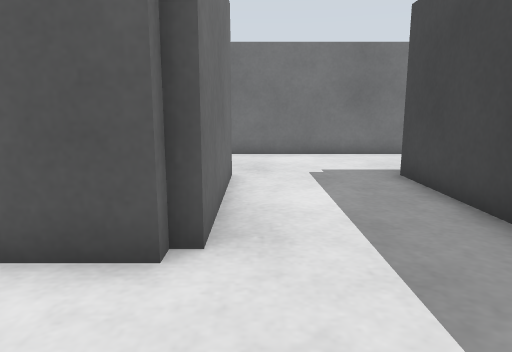
View 1 (above)

21 first-person views from a walk through a robot-simulator world made for Gazebo. The camera is 0.39 m above the floor, tilts 10° down and sees 70° across. The floor is counted in squares, 0.25 m on a side. Each view is taken from the middle of a square. On the plan, view 1 faces up. The plan holds only what a view shows up to about 16 squares ahead; the rest is blank. The place goes on beyond the plan.

View 2
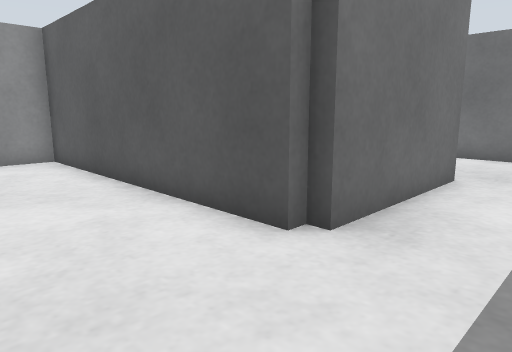

View 3
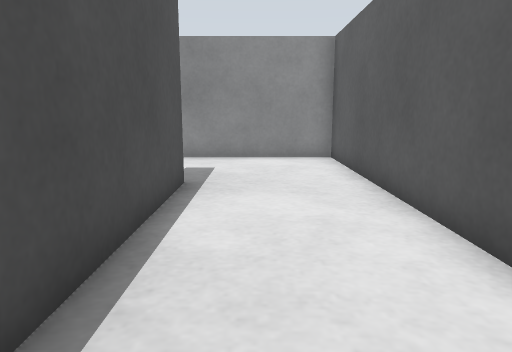

View 4
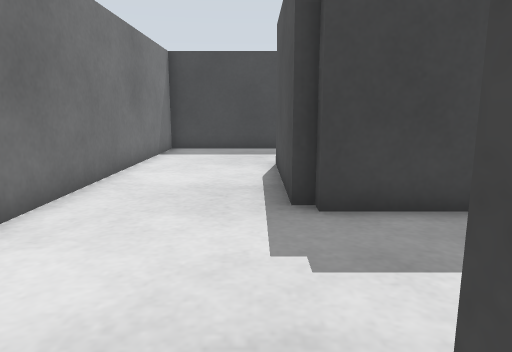

View 5
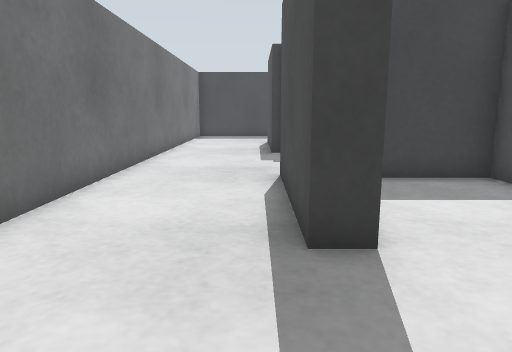

View 6
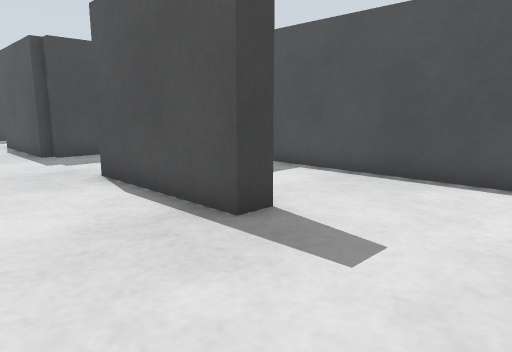

View 7
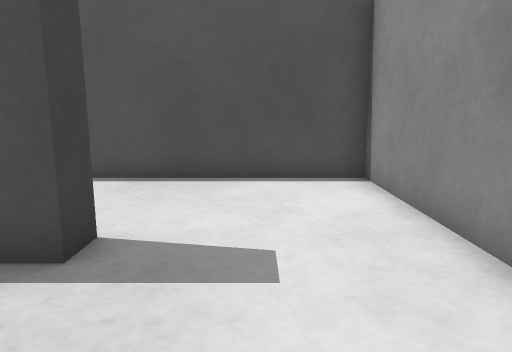

View 8
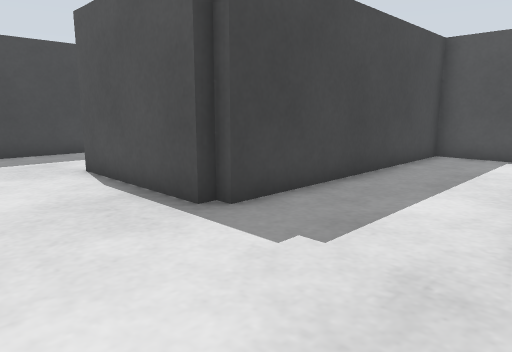

View 9
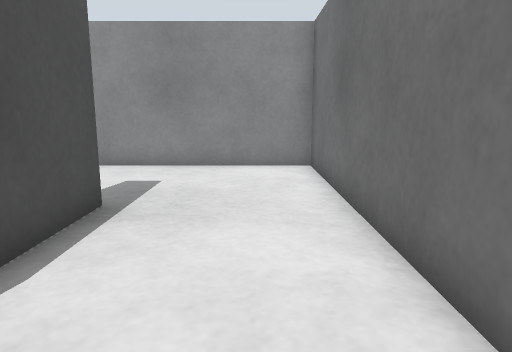

View 10
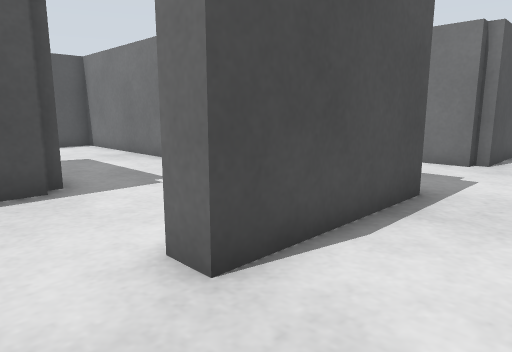

View 11
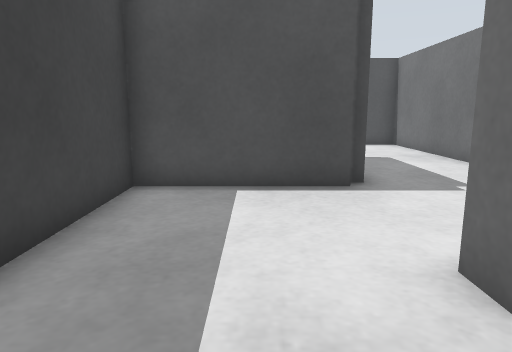

View 12
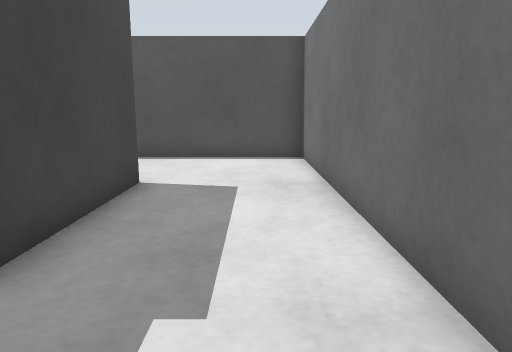

View 13
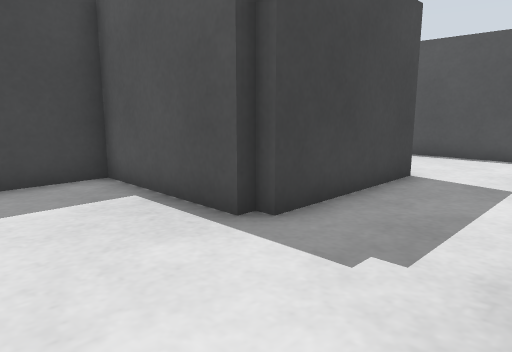

View 14
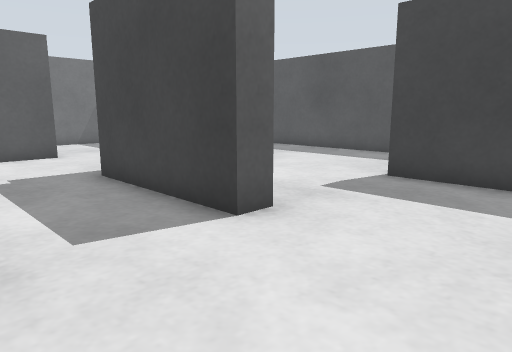

View 15
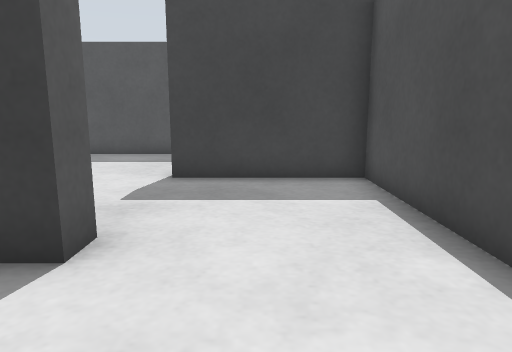

View 16
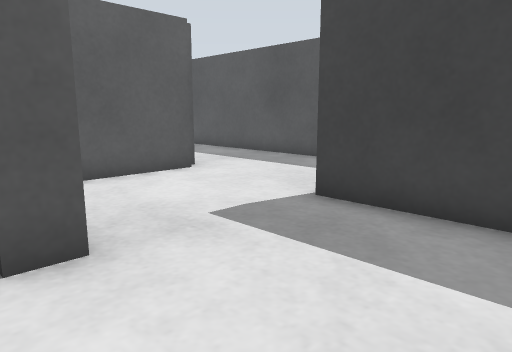

View 17
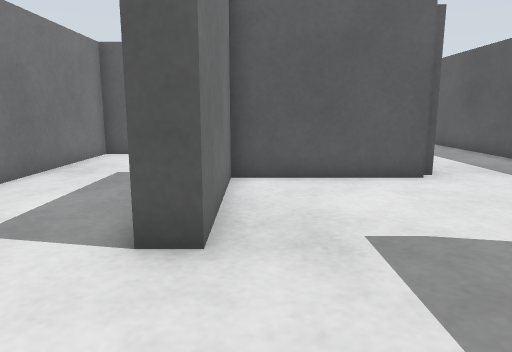

View 18
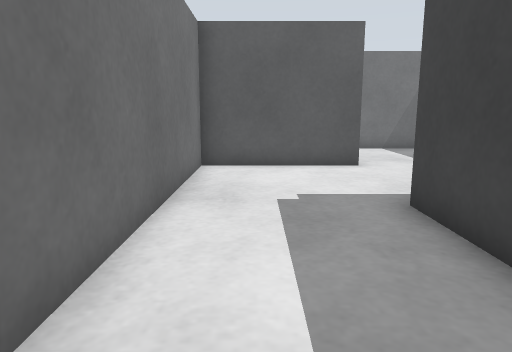

View 19
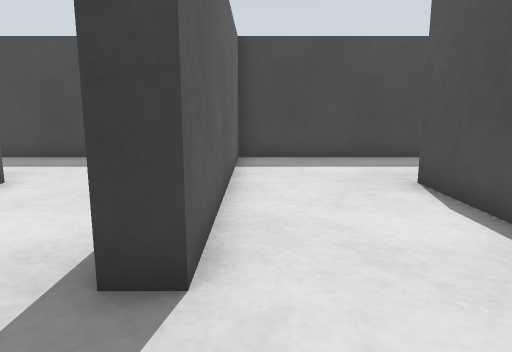

View 20
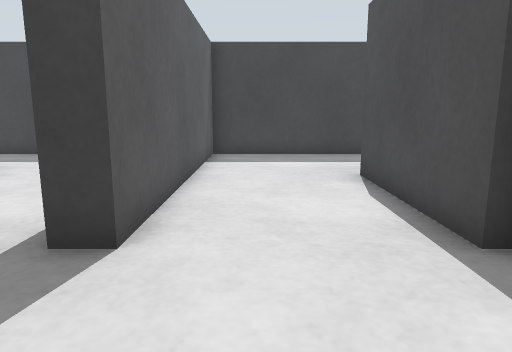

View 21
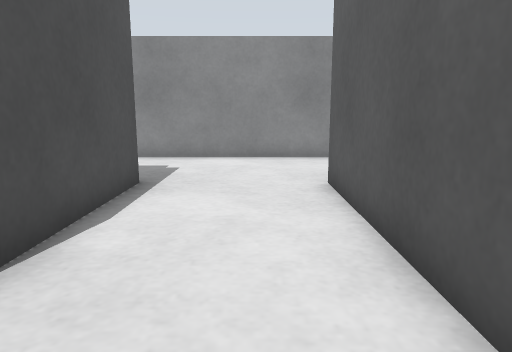

### Floor plan
Points are (right, up) in squares from view 1. A wall is a line through its corners. A room is listed if a view was taken in it or the views show most of it. See-through windows are left out.
Room 1 (views 1, 2, 3, 4, 5, 6, 7, 8, 9, 10, 11)
walls: (-6, 8.5) (-6, 9.4) (-1, 9.4) (-1, 9) (-0.6, 9) (-0.6, 4) (-1, 4) (-1, 3.6) (-10.6, 3.6) (-10.6, -1.6); (-6, -1.4) (-6, -0.6) (3.6, -0.6) (3.6, 9) (4, 9) (4, 9.4) (9, 9.4) (9, 8.6); (13.6, 8.4) (13.6, 13.6) (-10.6, 13.6) (-10.6, 8.4)
ways out: opening at (11, 9) to room 2; opening at (-8.5, -1) to room 4; opening at (-8.5, 9) to room 5
Room 2 (views 12, 13, 14, 15, 16, 18)
walls: (9.4, -1) (8.6, -1) (8.6, 4) (9, 4) (9, 4.4) (13.6, 4.4) (13.6, 8.4); (9, 8.6) (4.4, 8.6) (4.4, -5.6) (9.6, -5.6)
ways out: opening at (11, 9) to room 1; opening at (9, -3.5) to room 3
Room 3 (view 17)
walls: (9.6, -5.6) (13.6, -5.6) (13.6, -1); (14.1, 3.6) (9.4, 3.6) (9.4, -1)
ways out: opening at (9, -3.5) to room 2; opening at (14, 1)
Room 4 (views 19, 20, 21)
walls: (-6, -6) (-6, -5.6) (-1, -5.6); (-10.6, -1.6) (-10.6, -6.5); (3.6, -6.5) (3.6, -1.4) (-6, -1.4)
ways out: opening at (-8.5, -1) to room 1
Room 5 (no view inside)
walls: (-10.6, 8.4) (-10.6, 4.4) (-1.4, 4.4) (-1.4, 7)
ways out: opening at (-8.5, 9) to room 1

Where each view was taken, in squares from view 1:
view 1: 0 up, 0 right, facing up
view 2: 0 up, 2 right, facing up-left
view 3: 1 up, 2 right, facing left
view 4: 10 up, 2 left, facing right
view 5: 10 up, 10 left, facing right
view 6: 13 up, 10 left, facing down-right
view 7: 13 up, 8 left, facing down
view 8: 13 up, 1 left, facing down-right
view 9: 12 up, 0 right, facing left
view 10: 12 up, 11 right, facing down-left
view 11: 12 up, 11 right, facing down
view 12: 7 up, 6 right, facing down
view 13: 8 up, 5 right, facing down-right
view 14: 5 down, 5 right, facing up-right
view 15: 3 down, 5 right, facing right
view 16: 5 down, 8 right, facing up-right
view 17: 5 down, 10 right, facing up
view 18: 2 down, 6 right, facing up
view 19: 2 down, 9 left, facing right
view 20: 3 down, 10 left, facing right
view 21: 3 down, 2 right, facing left
